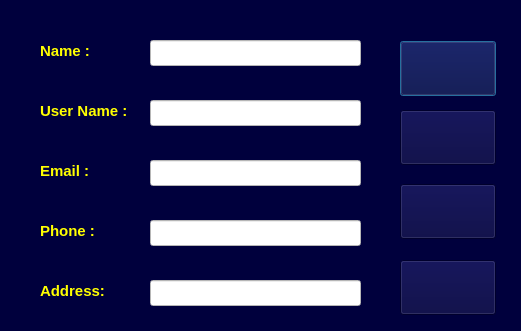
<?xml version="1.0" encoding="UTF-8"?>
<ui version="4.0">
 <class>EditUser</class>
 <widget class="QDialog" name="EditUser">
  <property name="geometry">
   <rect>
    <x>0</x>
    <y>0</y>
    <width>521</width>
    <height>331</height>
   </rect>
  </property>
  <property name="windowTitle">
   <string>Dialog</string>
  </property>
  <property name="styleSheet">
   <string notr="true">background-color: rgb(0, 0, 61);
background-image: url();</string>
  </property>
  <widget class="QLabel" name="label">
   <property name="geometry">
    <rect>
     <x>40</x>
     <y>30</y>
     <width>71</width>
     <height>41</height>
    </rect>
   </property>
   <property name="font">
    <font>
     <pointsize>11</pointsize>
     <bold>true</bold>
    </font>
   </property>
   <property name="styleSheet">
    <string notr="true">color: rgb(255, 255, 0);
background-color: rgb();</string>
   </property>
   <property name="text">
    <string>Name :</string>
   </property>
  </widget>
  <widget class="QLineEdit" name="lineEdit_Name">
   <property name="geometry">
    <rect>
     <x>150</x>
     <y>40</y>
     <width>211</width>
     <height>26</height>
    </rect>
   </property>
   <property name="styleSheet">
    <string notr="true">background-color: rgb(255, 255, 255);</string>
   </property>
  </widget>
  <widget class="QLabel" name="label_2">
   <property name="geometry">
    <rect>
     <x>40</x>
     <y>90</y>
     <width>111</width>
     <height>41</height>
    </rect>
   </property>
   <property name="font">
    <font>
     <pointsize>11</pointsize>
     <bold>true</bold>
    </font>
   </property>
   <property name="styleSheet">
    <string notr="true">color: rgb(255, 255, 0);
background-color: rgb();</string>
   </property>
   <property name="text">
    <string>User Name :</string>
   </property>
  </widget>
  <widget class="QLineEdit" name="lineEdit_UesrName">
   <property name="geometry">
    <rect>
     <x>150</x>
     <y>100</y>
     <width>211</width>
     <height>26</height>
    </rect>
   </property>
   <property name="styleSheet">
    <string notr="true">background-color: rgb(255, 255, 255);</string>
   </property>
  </widget>
  <widget class="QLabel" name="label_3">
   <property name="geometry">
    <rect>
     <x>40</x>
     <y>210</y>
     <width>71</width>
     <height>41</height>
    </rect>
   </property>
   <property name="font">
    <font>
     <pointsize>11</pointsize>
     <bold>true</bold>
    </font>
   </property>
   <property name="styleSheet">
    <string notr="true">color: rgb(255, 255, 0);
background-color: rgb();</string>
   </property>
   <property name="text">
    <string>Phone :</string>
   </property>
  </widget>
  <widget class="QLineEdit" name="lineEdit_Phon">
   <property name="geometry">
    <rect>
     <x>150</x>
     <y>220</y>
     <width>211</width>
     <height>26</height>
    </rect>
   </property>
   <property name="styleSheet">
    <string notr="true">background-color: rgb(255, 255, 255);</string>
   </property>
  </widget>
  <widget class="QLabel" name="label_4">
   <property name="geometry">
    <rect>
     <x>40</x>
     <y>270</y>
     <width>81</width>
     <height>41</height>
    </rect>
   </property>
   <property name="font">
    <font>
     <pointsize>11</pointsize>
     <bold>true</bold>
    </font>
   </property>
   <property name="styleSheet">
    <string notr="true">color: rgb(255, 255, 0);
background-color: rgb();</string>
   </property>
   <property name="text">
    <string>Address:</string>
   </property>
  </widget>
  <widget class="QLineEdit" name="lineEdit_Address">
   <property name="geometry">
    <rect>
     <x>150</x>
     <y>280</y>
     <width>211</width>
     <height>26</height>
    </rect>
   </property>
   <property name="styleSheet">
    <string notr="true">background-color: rgb(255, 255, 255);</string>
   </property>
  </widget>
  <widget class="QLabel" name="label_5">
   <property name="geometry">
    <rect>
     <x>40</x>
     <y>150</y>
     <width>61</width>
     <height>41</height>
    </rect>
   </property>
   <property name="font">
    <font>
     <pointsize>11</pointsize>
     <bold>true</bold>
    </font>
   </property>
   <property name="styleSheet">
    <string notr="true">color: rgb(255, 255, 0);
background-color: rgb();</string>
   </property>
   <property name="text">
    <string>Email :</string>
   </property>
  </widget>
  <widget class="QLineEdit" name="lineEdit_Email">
   <property name="geometry">
    <rect>
     <x>150</x>
     <y>160</y>
     <width>211</width>
     <height>26</height>
    </rect>
   </property>
   <property name="styleSheet">
    <string notr="true">background-color: rgb(255, 255, 255);</string>
   </property>
  </widget>
  <widget class="QPushButton" name="pushButton_Ban">
   <property name="geometry">
    <rect>
     <x>400</x>
     <y>41</y>
     <width>96</width>
     <height>55</height>
    </rect>
   </property>
   <property name="styleSheet">
    <string notr="true">background-color: rgb(0, 0, 61);
background-image: url(:/new/prefix1/ban.png);
color: rgb(255, 255, 0);</string>
   </property>
   <property name="text">
    <string/>
   </property>
  </widget>
  <widget class="QPushButton" name="pushButton_Save">
   <property name="geometry">
    <rect>
     <x>400</x>
     <y>184</y>
     <width>96</width>
     <height>55</height>
    </rect>
   </property>
   <property name="styleSheet">
    <string notr="true">background-color: rgb(0, 0, 61);
background-image: url(:/new/prefix1/save.png);
color: rgb(255, 255, 0);</string>
   </property>
   <property name="text">
    <string/>
   </property>
  </widget>
  <widget class="QPushButton" name="pushButton_Cancel">
   <property name="geometry">
    <rect>
     <x>400</x>
     <y>260</y>
     <width>96</width>
     <height>55</height>
    </rect>
   </property>
   <property name="styleSheet">
    <string notr="true">background-color: rgb(0, 0, 61);
background-image: url(:/new/prefix1/cancel_dialog.png);
color: rgb(255, 255, 0);</string>
   </property>
   <property name="text">
    <string/>
   </property>
  </widget>
  <widget class="QPushButton" name="pushButton_Delete">
   <property name="geometry">
    <rect>
     <x>400</x>
     <y>110</y>
     <width>96</width>
     <height>55</height>
    </rect>
   </property>
   <property name="styleSheet">
    <string notr="true">background-color: rgb(0, 0, 61);
background-image: url(:/new/prefix1/delete.png);
color: rgb(255, 255, 0);</string>
   </property>
   <property name="text">
    <string/>
   </property>
  </widget>
 </widget>
 <resources/>
 <connections/>
</ui>
